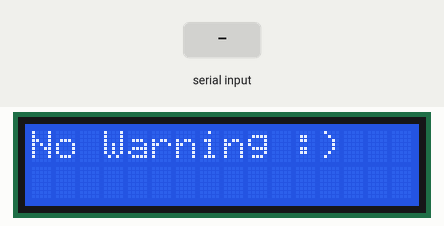
A sketch run on a simulated Arduino Uno, built with avr-gcc and run on an emulated ATmega328P. Parts: 16×2 character LCD. The test bench sets the inputs (shaded band).

Above: at 1.2 s.
1.3 s: "1" received over Serial
At 2.8 s:
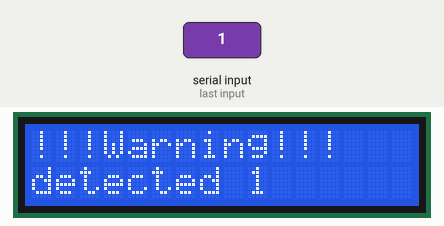
4.3 s: "0" received over Serial
At 5.8 s:
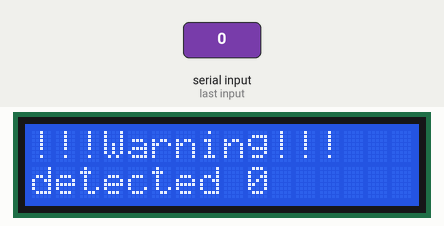
7.3 s: "2" received over Serial
At 8.8 s:
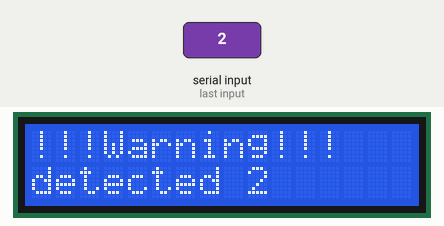
Timing chart, 0 to 10.3 s (numbered marks = the images above; inputs shaded):
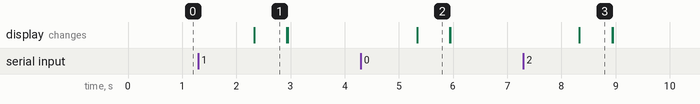

The sketch:

serial_lcd.ino
```cpp
#include <Wire.h>
#include <LiquidCrystal_I2C.h>
//#include <hd44780.h>

//I2C주소확인
LiquidCrystal_I2C lcd(0x3F,16,2);

void setup() {
  // put your setup code here, to run once:
  Serial.begin(9600);
  lcd.init();
  lcd.backlight();
  lcd.clear();

}

void loop() {
  // put your main code here, to run repeatedly:
  lcd.setCursor(0,0);
  lcd.print("No Warning :)");

  if (Serial.available() > 0) {

    while(Serial.available()>0) {
      String data = Serial.readString();
      lcd.clear();
      lcd.setCursor(0,0);
      lcd.print("!!!Warning!!!");
      lcd.setCursor(0,1);
      lcd.print("detected ");
      lcd.print(data);
      delay(600);
      lcd.clear();
    }
  }
}


  //else {
  //  lcd.clear();
  //  lcd.print("No Warning :)");
  //}


  //else {
  //  lcd.clear();
  //  lcd.print("No Warning :)");
  //  }
```

Measured:
- after the input at 1.3 s, the display: changes after 1.0 s (image 1)
- after the input at 4.3 s, the display: changes after 1.0 s (image 2)
- after the input at 7.3 s, the display: changes after 1.0 s (image 3)
- what the display in image 1 shows lasts 0.6 s, from 2.3 s to 2.9 s
